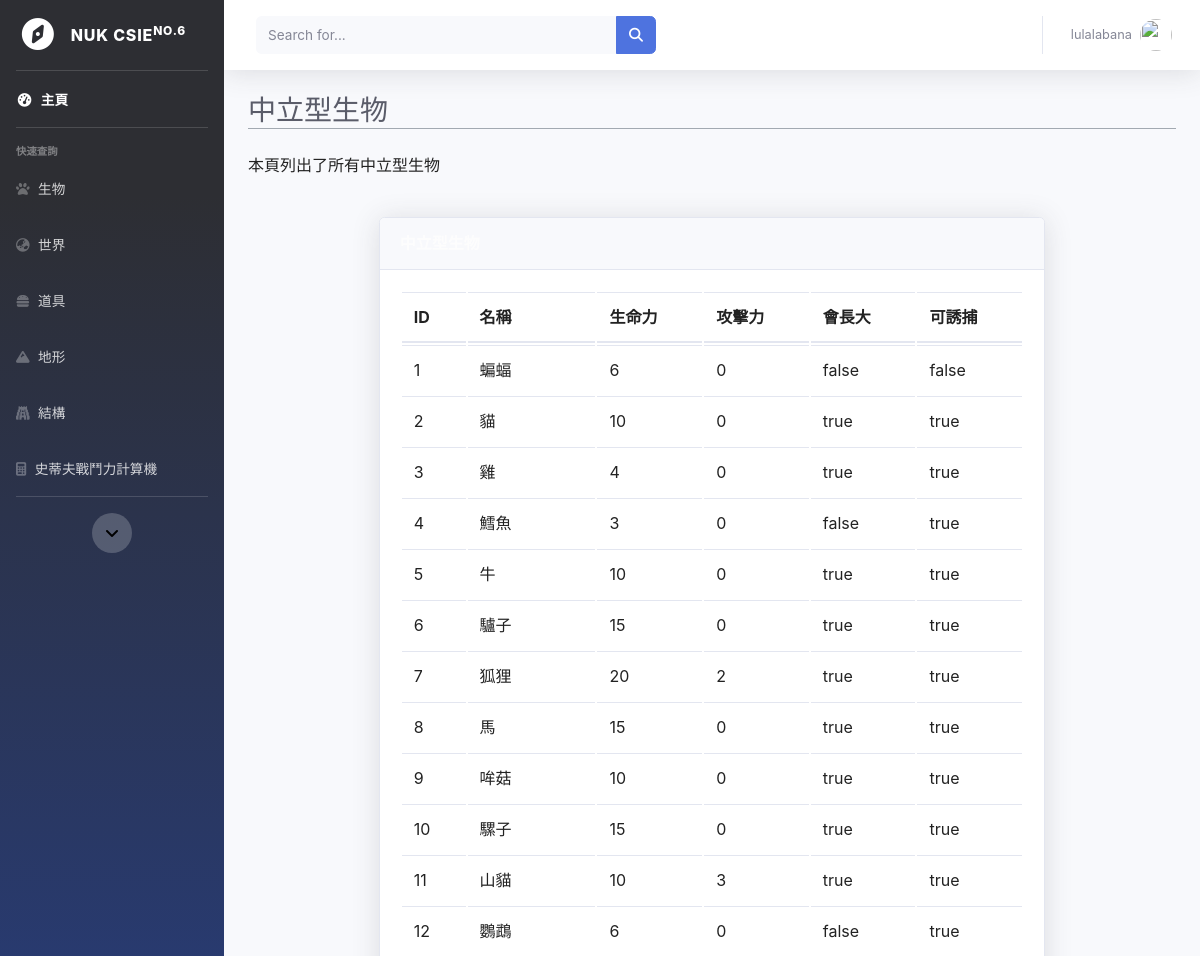
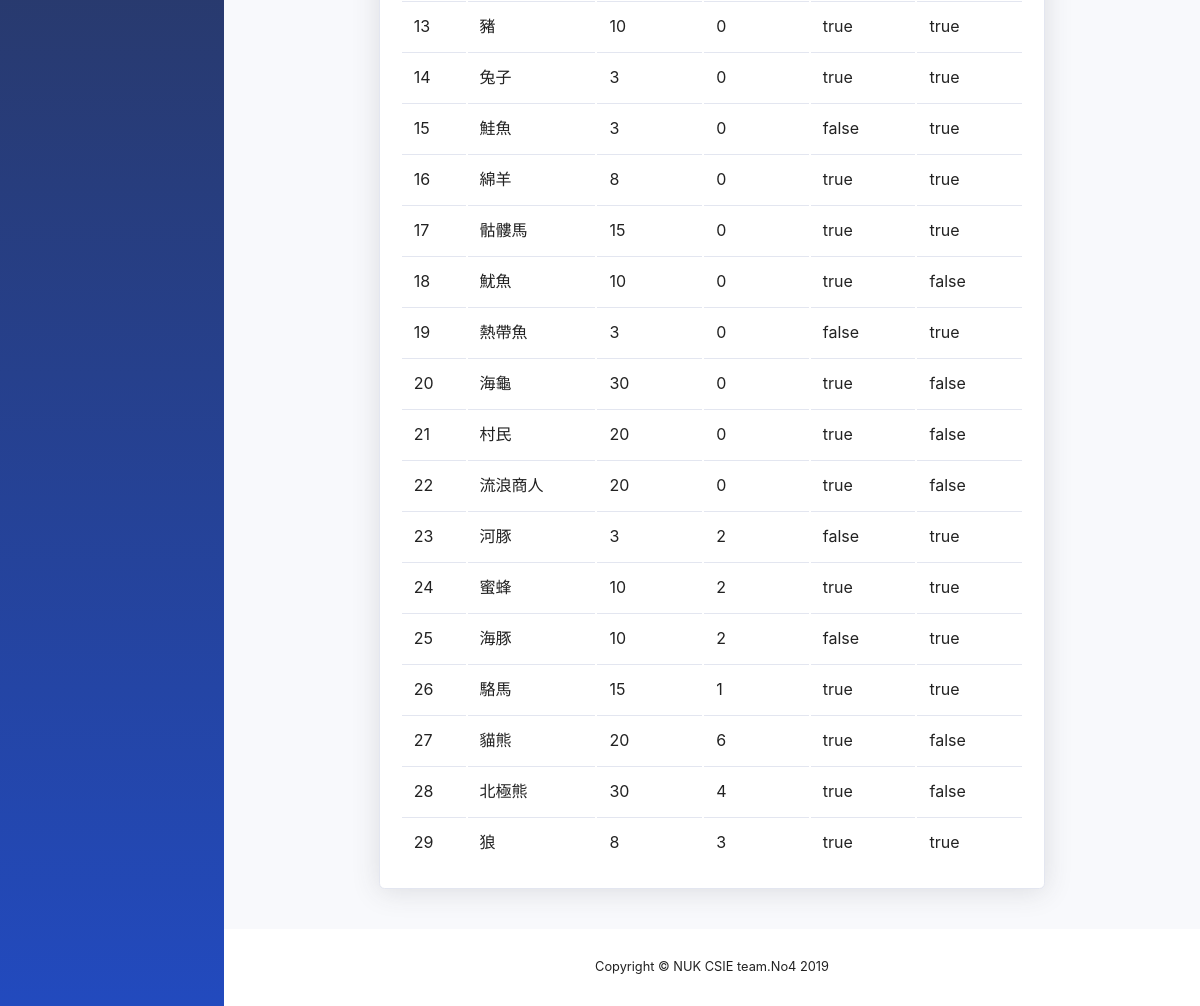
Page /MinecraftDB/neutral_mobs/ (signed in) on the committed database (2 pictures, top to bottom).
### MinecraftDB/models.py (models this page shows, shortened)
class Neutral_Creature(models.Model):
    Neutral_Creature_name=models.CharField(max_length=20)
    Can_grow=models.BooleanField()
    Can_Trap=models.BooleanField()

### MinecraftDB/views.py (the view)
# urls.py: path('neutral_mobs/', views.neutral_mobs, name='neutral_mobs'),
def neutral_mobs(request):
    cursor = connection.cursor()
    cursor.execute(
        'select MinecraftDB_neutral_creature.id,Neutral_Creature_name,HealthPoints,Attack,Can_grow,Can_Trap from MinecraftDB_neutral_creature,MinecraftDB_creature where Neutral_Creature_name=Creature_name')
    search = cursor.fetchall()
    print(search)
    List = []
    for item in search:
        list_s = {'mob_id': item[0], 'mob_name': item[1], 'HP': item[2],'Attack':item[3],'can_grow':item[4],'can_trap':item[5]}
        List.append(list_s)
    return render(request, 'static/main_page/neutral_mobs.html',{'Username': request.session['username'],'List':List})

### MinecraftDB/templates/static/main_page/neutral_mobs.html (shortened to what this page needs)
{% load static %}
<!DOCTYPE html>
<html lang="en">
<head>
    <link href='{% static "main_page/css/sb-admin-2.min.css" %}' rel="stylesheet">
</head>
<body id="page-top">
    <div id="wrapper">
        <ul class="navbar-nav bg-gradient-primary sidebar sidebar-dark accordion" id="accordionSidebar">
            <form action="/MinecraftDB/backtomain/" method="POST">
                <a class="sidebar-brand d-flex align-items-center justify-content-center" href="/MinecraftDB/backtomain/">
                    <div class="sidebar-brand-icon rotate-n-15">
                        <i class="fas fa-compass"></i>
                    </div>
                    <div class="sidebar-brand-text mx-3">NUK CSIE<sup>No.6</sup></div>
                </a>
            </form>
            <hr class="sidebar-divider my-0">
            <li class="nav-item active">
                <form action="/MinecraftDB/backtomain/" method="POST">
                    <a class="nav-link" href="/MinecraftDB/backtomain/">
                        <i class="fas fa-fw fa-tachometer-alt"></i>
                        <span>主頁</span></a>
                </form>
            </li>
            <hr class="sidebar-divider">
            <div class="sidebar-heading">
                快速查詢
            </div>
            <li class="nav-item">
                <a class="nav-link collapsed" href="#" data-toggle="collapse" data-target="#collapseTwo" aria-expanded="true" aria-controls="collapseTwo">
                    <i class="fas fa-paw"></i>
                    <span>生物</span>
                </a>
            </li>
            <li class="nav-item">
                <a class="nav-link collapsed" href="#" data-toggle="collapse" data-target="#collapseThree" aria-expanded="true" aria-controls="collapseThree">
                    <i class="fas fa-globe-asia"></i>
                    <span>世界</span>
                </a>
            </li>
            <li class="nav-item">
                <a class="nav-link collapsed" href="#" data-toggle="collapse" data-target="#collapsePages" aria-expanded="true" aria-controls="collapsePages">
                    <i class="fas fa-hamburger"></i>
                    <span>道具</span>
                </a>
            </li>
            <li class="nav-item">
                <a class="nav-link" href="/MinecraftDB/biome">
                    <i class="fas fa-mountain"></i>
                    <span>地形</span></a>
            </li>
            <li class="nav-item">
                <a class="nav-link" href="/MinecraftDB/structures">
                    <i class="fas fa-gopuram"></i>
                    <span>結構</span></a>
            </li>
            <li class="nav-item">
                <a class="nav-link" href="/MinecraftDB/Steve">
                    <i class="fa fa-calculator" aria-hidden="true"></i>
                    <span>史蒂夫戰鬥力計算機</span></a>
            </li>
            <hr class="sidebar-divider d-none d-md-block">
            <div class="text-center d-none d-md-inline">
                <button class="rounded-circle border-0" id="sidebarToggle"><i class="fas fa-angle-down"></i></button>
            </div>
        </ul>
        <div id="content-wrapper" class="d-flex flex-column">
            <div id="content">
                <nav class="navbar navbar-expand navbar-light bg-white topbar mb-4 static-top shadow">
                    <form class="d-none d-sm-inline-block form-inline mr-auto ml-md-3 my-2 my-md-0 mw-100 navbar-search">
                        <div class="input-group">
                            <input type="text" class="form-control bg-light border-0 small" placeholder="Search for..." aria-label="Search" aria-describedby="basic-addon2">
                            <div class="input-group-append">
                                <button class="btn btn-primary" type="button">
                                    <i class="fas fa-search fa-sm"></i>
                                </button>
                            </div>
                        </div>
                    </form>
                    <ul class="navbar-nav ml-auto">
                        <li class="nav-item dropdown no-arrow">
                            <a class="nav-link dropdown-toggle" href="#" id="userDropdown" role="button" data-toggle="dropdown" aria-haspopup="true" aria-expanded="false">
                                <span class="mr-2 d-none d-lg-inline text-gray-600 small">{{Username}}</span>
                                <img class="img-profile rounded-circle" src="https://fakeimg.pl/128x128/?retina=1&text=%E5%B8%A5%E5%93%A5&font=noto">
                            </a>
                        </li>
                    </ul>
                </nav>
                <div class="container-fluid">
                    <div class="d-sm-flex align-items-center justify-content-main mb-4">
                        <h1 class="h3 mb-0 text-gray-800">中立型生物</h1>
                    </div>
                    <div class="d-sm-flex align-items-center justify-content-between mb-4">
                        <p>本頁列出了所有中立型生物</p>
                    </div>
                    <div class="row">
                        <div class="row inner">
                            <div class="table">
                                <div class="card shadow mb-4">
                                    <div class="card-header py-3 d-flex flex-row align-items-center justify-content-between">
                                        <h6 class="m-0 font-weight-bold text-primary">中立型生物</h6>
                                    </div>
                                    <div class="card-body">
                                        <table class="sortable wikitable jquery-tablesorter" data-description="名稱">
                                            <thead>
                                                <tr>
                                                    <th>ID</th>
                                                    <th class="headerSort" tabindex="0" role="columnheader button" title="該生物名稱">名稱
                                                    </th>
                                                    <th class="headerSort headerSortDown" tabindex="0" role="columnheader button" title="該搜索範圍">生命力
                                                    </th>
                                                    <th class="headerSort headerSortDown" tabindex="0" role="columnheader button" title="該搜索範圍">攻擊力
                                                    </th>
                                                    <th class="headerSort headerSortDown" tabindex="0" role="columnheader button" title="該搜索範圍">會長大
                                                    </th>
                                                    <th class="headerSort headerSortDown" tabindex="0" role="columnheader button" title="該搜索範圍">可誘捕
                                                    </th>
                                                </tr>
                                            </thead>
                                            <tbody>
                                                {% for item in List %}
                                                <tr>
                                                    <td>{{item.mob_id}}</td>
                                                    <td>{{item.mob_name}}</td>
                                                    <td>{{item.HP}}</td>
                                                    <td>{{item.Attack}}</td>
                                                    <td>{{item.can_grow}}</td>
                                                    <td>{{item.can_trap}}</td>
                                                </tr>
                                                {% endfor %}
                                            </tbody>
                                        </table>
                                    </div>
                                </div>
                            </div>
                        </div>
                    </div>
                </div>
                <footer class="sticky-footer bg-white">
                    <div class="container my-auto">
                        <div class="copyright text-center my-auto">
                            <span>Copyright &copy; NUK CSIE team.No4 2019</span>
                        </div>
                    </div>
                </footer>
            </div>
        </div>
</body>
</html>

### rows in the picture
Neutral_Creature: mob_id "17", mob_name "骷髏馬", HP "15", Attack "0", can_grow "true", can_trap "true"
Neutral_Creature: mob_id "19", mob_name "熱帶魚", HP "3", Attack "0", can_grow "false", can_trap "true"
Neutral_Creature: mob_id "22", mob_name "流浪商人", HP "20", Attack "0", can_grow "true", can_trap "false"
Neutral_Creature: mob_id "28", mob_name "北極熊", HP "30", Attack "4", can_grow "true", can_trap "false"

### other values in the picture
{{ Username }} "lulalabana"
{{ item.mob_id }} "1" "2" "3" "4" "5" "6" "7" "8" "9" "10" "11" "12" "13" "14" "15" "16" "18" "20" "21" "23" "24" "25" "26" "27" "29"
{{ item.mob_name }} "蝙蝠" "貓" "雞" "鱈魚" "牛" "驢子" "狐狸" "馬" "哞菇" "騾子" "山貓" "鸚鵡" "豬" "兔子" "鮭魚" "綿羊" "魷魚" "海龜" "村民" "河豚" "蜜蜂" "海豚" "駱馬" "貓熊" "狼"
{{ item.HP }} "6" "10" "4" "3" "10" "15" "20" "15" "10" "15" "10" "6" "10" "3" "3" "8" "10" "30" "20" "3" "10" "10" "15" "20" "8"
{{ item.Attack }} "0" "0" "0" "0" "0" "0" "2" "0" "0" "0" "3" "0" "0" "0" "0" "0" "0" "0" "0" "2" "2" "2" "1" "6" "3"
{{ item.can_grow }} "false" "true" "true" "false" "true" "true" "true" "true" "true" "true" "true" "false" "true" "true" "false" "true" "true" "true" "true" "false" "true" "false" "true" "true" "true"
{{ item.can_trap }} "false" "true" "true" "true" "true" "true" "true" "true" "true" "true" "true" "true" "true" "true" "true" "true" "false" "false" "false" "true" "true" "true" "true" "false" "true"
